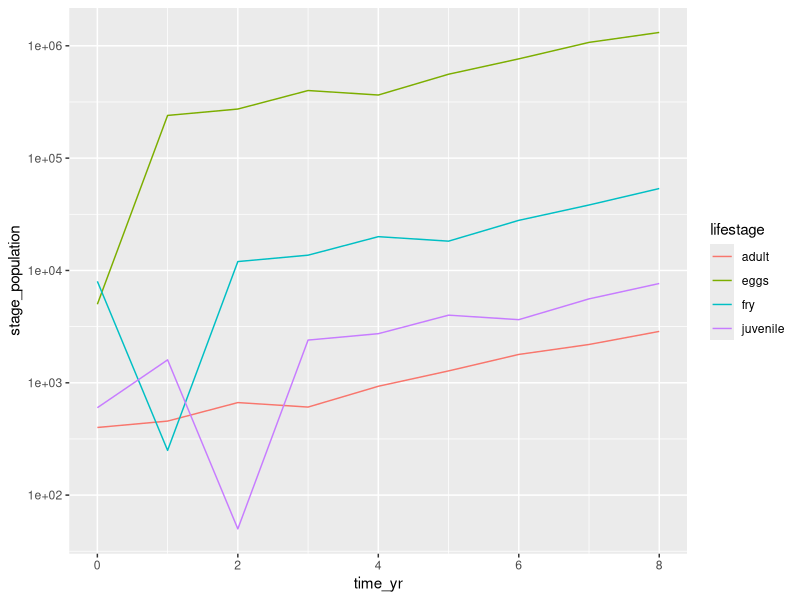

Write R code to recreate this figure.
## ---- chunk 1
knitr::opts_chunk$set(echo = TRUE)
library(tidyverse)
## ---- chunk 2
# Make the Leslie Matrix:
fish_leslie <- matrix(c(0, 0, 0, 600, 0.05, 0, 0, 0, 0, 0.20, 0, 0, 0, 0, 0.16, 0.9), nrow = 4, ncol = 4, byrow = TRUE)

# Check it out: 
fish_leslie
## ---- chunk 3
# Initial population structure (Roe, Fry, Juvenile, Adult): 
fish_year0 <- c(5000, 8000, 600, 400)
## ---- chunk 4
# Model projections

# ------ WHAT HAPPENS HERE? ------ #
# ------ comment line-by-line ---- #

# Let's create a time sequence from 0 to 8 years by 1 year
time_yr <- seq(from = 0, to = 8, by = 1)

# Let's create an empty matrix that has 4 columns (life stage) and 8 rows (year) using the lengths of our previously created vectors
proj_year <- matrix(ncol = length(fish_year0), nrow = length(time_yr))

# This is allowing us to populate our initial population values in the first row (year 0) of values in our empty matrix
proj_year[1, ] <- fish_year0

# The for loop below is showing let's populate the remaining values in our matrix starting at row 2 and going to the length of our year vector (in this case that is year 8). We are calculating the dot product using our growth rates from the leslie matrix and the row containing the population data from the previous cycle/year
for (i in 2:length(time_yr)) {
  proj_year[i,] <- fish_leslie %*% proj_year[i-1,]
}


# The rest is wrangling & visualization (run to check it out):
colnames(proj_year) <- c("eggs", "fry", "juvenile", "adult")

proj_df <- data.frame(time_yr, proj_year) %>% 
  pivot_longer(cols = -time_yr, names_to = "lifestage", values_to = "stage_population")

#pivot longer allows us to instead of having life stages in individual columns we can create one column with repeated lifestages making a longer dataframe

ggplot(data = proj_df, aes(x = time_yr, y = stage_population)) +
  geom_line(aes(color = lifestage)) +
  scale_y_log10()

